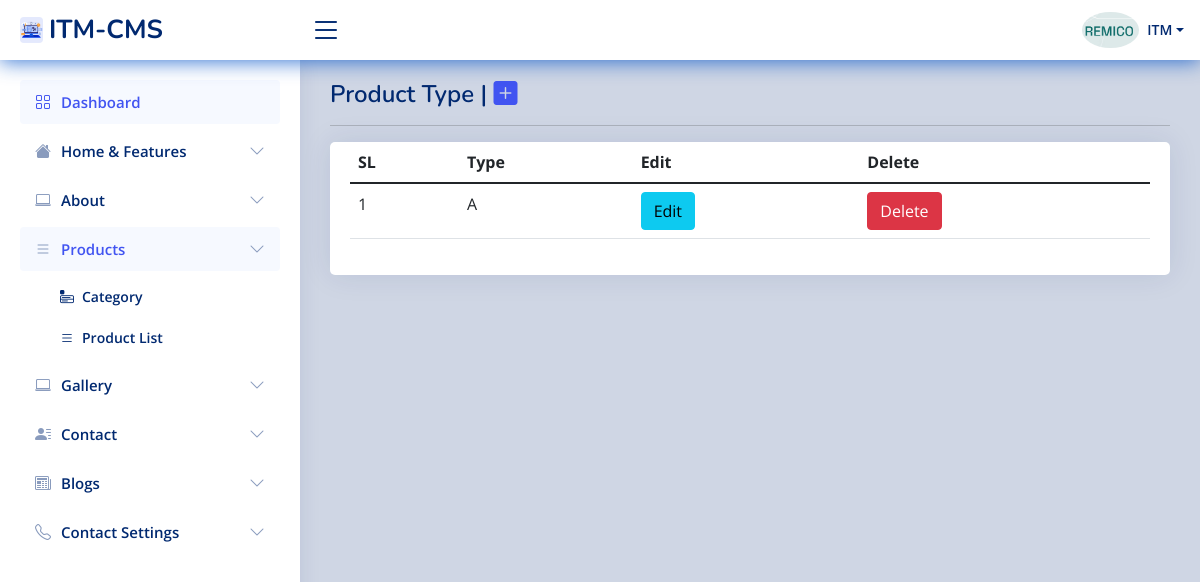
Screenshot of /itm-admin/user/product-type (signed in) with the database file from the repository.
### tables this page shows
CREATE TABLE `stuff` (
  `userid` int(11) NOT NULL,
  `stuff_name` varchar(50) NOT NULL,
  `position` varchar(500) NOT NULL,
  `contact_info` varchar(50) NOT NULL,
  `business_name` varchar(500) NOT NULL,
  `business_details` varchar(250) NOT NULL,
  `service_charge` varchar(250) NOT NULL,
  `business_phone` varchar(100) NOT NULL,
  `business_email` varchar(250) NOT NULL,
  `biz_web` varchar(200) NOT NULL,
  `business_address` varchar(500) NOT NULL,
  `invoice_welcome` varchar(500) NOT NULL,
  `photo` varchar(150) NOT NULL,
  `sign_img` text NOT NULL,
  `join_date` date NOT NULL,
  `status` int(11) NOT NULL,
  `software_status` int(11) NOT NULL,
  `comments` varchar(500) NOT NULL,
  `division_id` int(11) NOT NULL,
  `district_id` int(11) NOT NULL,
  `upazila_id` int(11) NOT NULL,
  `inv_name` varchar(50) NOT NULL
);

CREATE TABLE `user` (
  `userid` int(11) NOT NULL,
  `full_name` varchar(250) NOT NULL,
  `username` varchar(50) NOT NULL,
  `password` varchar(200) NOT NULL,
  `access_level` int(11) NOT NULL,
  `status` int(11) NOT NULL,
  `expire_date` date NOT NULL
);

CREATE TABLE `product_type` (
  `ptype_id` int(30) NOT NULL,
  `user_id` int(200) NOT NULL,
  `type_name` varchar(200) NOT NULL,
  `status` varchar(100) NOT NULL
);

### itm-admin/user/session.php (called while the page is built, shortened)
<?php
include('../includes/conn.php');
$sq = mysqli_query($con, "select * from stuff left join `user` on user.userid=stuff.userid where stuff.userid='" . $_SESSION['id'] . "'");
$srow = mysqli_fetch_array($sq);
$user = $srow['username'];

### itm-admin/user/product-type.php (the view, shortened to what this page needs)
<!DOCTYPE html>
<html lang="en">
<head>
	<?php require_once 'head_link.php'; ?>
</head>
<body>
	<?php require_once 'header1.php'; ?>
	<?php require_once 'sidebar.php'; ?>
	<main id="main" class="main">
		<div class="pagetitle">
			<h1>Product Type | <span> <a href="product-type-add"> <i class="bi bi-plus-square-fill"></i> </a> </span> </h1>
			<hr>
		</div>
		<section class="section">
			<div class="row">
				<div class="col-lg-12">
					<div class="card">
						<div class="card-body">
							<table class="table table-hover datatable">
								<thead>
									<tr>
										<th>SL</th>
										<th>Type</th>
										<th>Edit</th>
										<th>Delete</th>
									</tr>
								</thead>
								<tbody id="tbody">
									<?php
									$sl = 0;
									$eq = mysqli_query($con, "select * from product_type  where user_id='" . $_SESSION['id'] . "' ORDER BY ptype_id desc   ");
									while ($eqrow = mysqli_fetch_array($eq)) {
									?>
										<tr>
											<td><?php echo  ++$sl; ?></td>
											<td><?php echo $eqrow['type_name']; ?></td>
											<td><a class="btn btn-info" href="product-type-add?edit_id=<?php echo $eqrow['ptype_id']; ?>" title="click for edit" onclick="return confirm('Are You Sure To Edit ?')"><span class="glyphicon glyphicon-edit"></span> Edit</a> </td>
											<td><a class="btn btn-danger" href="?delete_id=<?php echo $eqrow['ptype_id']; ?>" title="click for delete" onclick="return confirm('Are You Sure To Delete ?')"><span class="glyphicon glyphicon-remove-circle"></span> Delete</a> </td>
										</tr>
									<?php
									}
									?>
								</tbody>
							</table>
						</div>
					</div>
				</div>
			</div>
		</section>
	</main>
	<?php require_once 'footer1.php'; ?>

### itm-admin/user/header1.php (shortened to what this page needs)
<?php
  require_once 'session.php';
  include('../scripts2.php');
  ?>
  <header id="header" class="header fixed-top d-flex align-items-center">
    <div class="d-flex align-items-center justify-content-between">
      <a href="home" class="logo d-flex align-items-center">
        <img src="../includes/web.jpg" alt="ITM" class="rounded">
        <span class="d-none d-lg-block">ITM-CMS</span>
      </a>
      <i class="bi bi-list toggle-sidebar-btn"></i>
    </div>
    <nav class="header-nav ms-auto">
      <ul class="d-flex align-items-center">
        <li class="nav-item dropdown pe-3">
          <a class="nav-link nav-profile d-flex align-items-center pe-0" href="#" data-bs-toggle="dropdown">
            <img src="../<?php if ($srow['photo']==""){echo "img/profile.jpg"; } else {echo $srow['photo'];} ?>" alt="Profile" class="rounded-circle">
            <span class="d-none d-md-block dropdown-toggle ps-2"><?php echo $user; ?></span>
          </a>
        </li>
      </ul>
    </nav>
  </header>

### itm-admin/user/assets/css/style.css (style rules this page uses)
:root { scroll-behavior: smooth; }
body { background:#01297030; font-family: "Open Sans", sans-serif; color: #444444; }
a { color: #4154f1; text-decoration: none; }
h1, h2, h3, h4, h5, h6 { font-family: "Nunito", sans-serif; }
#main { margin-top: 60px; padding: 20px 30px; transition: all 0.3s; }
.pagetitle { margin-bottom: 10px; }
.pagetitle h1 { font-size: 24px; margin-bottom: 0; font-weight: 600; color: #012970; }
.card { margin-bottom: 30px; border: none; border-radius: 5px; box-shadow: 0px 0 30px rgba(1, 41, 112, 0.1); }
.card-body { padding: 0 20px 20px 20px; }
.logo { line-height: 1; }
@media (min-width: 1200px) { .logo { width: 280px; } }
.logo img { max-height: 26px; margin-right: 6px; }
.logo span { font-size: 26px; font-weight: 700; color: #012970; font-family: "Nunito", sans-serif; }
.header { transition: all 0.5s; z-index: 997; height: 60px; box-shadow: 0px 2px 20px rgba(1, 41, 112, 0.1); background-color: #fff; padding-left: 20px; }
.header .toggle-sidebar-btn { font-size: 32px; padding-left: 10px; cursor: pointer; color: #012970; }
.header-nav ul { list-style: none; }
.header-nav > ul { margin: 0; padding: 0; }
.header-nav .nav-profile { color: #012970; }
.header-nav .nav-profile img { max-height: 36px; }
.header-nav .nav-profile span { font-size: 14px; font-weight: 600; }
@media (min-width: 1200px) { #main, #footer { margin-left: 300px; } }

### itm-admin/user/header1.php (style rules this page uses)
.header { transition: all 0.5s; z-index: 997; height: 60px; box-shadow: 0px 2px 20px #0a58cac9; background-color: #fff; padding-left: 20px; }

### rows the page displays
stuff: photo (picture), user.username "ITM"
product_type: type_name "A"
